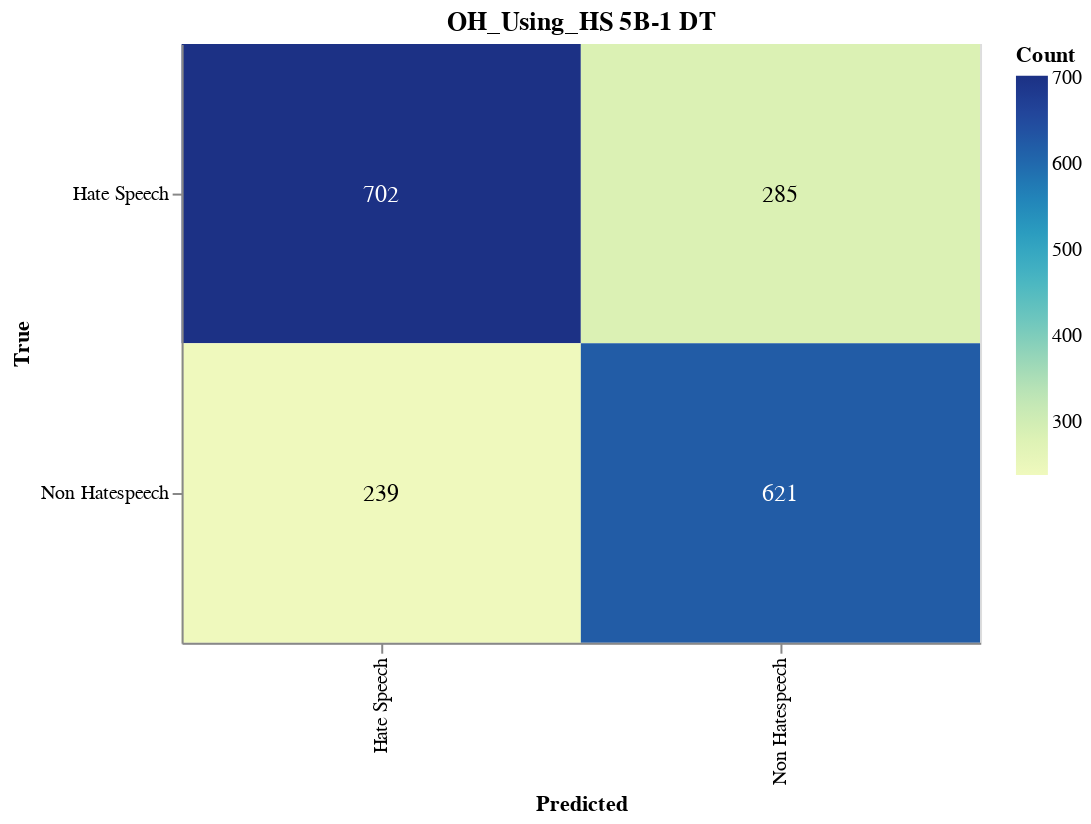

Write notebook code for a chart like this one.
### Markdown cell above
#### Save Confusion Matrix

### Code cell
import altair as alt
import pandas as pd
from sklearn.metrics import confusion_matrix

# Calculate the confusion matrix
cm = confusion_matrix(true_labels, adjusted_predictions)

# Define class names
class_names = ['Hate Speech', 'Non Hatespeech']

# Convert confusion matrix to DataFrame
cm_df = pd.DataFrame(cm, index=class_names, columns=class_names).reset_index().melt(id_vars='index')
cm_df.columns = ['True', 'Predicted', 'Count']

# Ensure the order of categories
cm_df['True'] = pd.Categorical(cm_df['True'], categories=class_names, ordered=True)
cm_df['Predicted'] = pd.Categorical(cm_df['Predicted'], categories=class_names, ordered=True)

# Create the Altair plot
heatmap = alt.Chart(cm_df).mark_rect().encode(
    x=alt.X('Predicted:O', sort=class_names),
    y=alt.Y('True:O', sort=class_names),
    color='Count:Q',
    tooltip=['True', 'Predicted', 'Count']
).properties(
    width=400,
    height=300,
    title='OH_Using_HS 5B-1 DT'
)

# Add text labels
text = heatmap.mark_text(
    align='center',
    baseline='middle',
    fontSize=12
).encode(
    text='Count:Q',
    color=alt.condition(
        alt.datum.Count > cm.max() / 2,
        alt.value('white'),
        alt.value('black')
    )
)

# Combine heatmap and text
final_chart = heatmap + text

# Display the plot
final_chart.show()

### Figure 1 — Vega-Lite specification as saved in the notebook (floating-point values rounded to 4 significant figures)
{"config": {"view": {"continuousWidth": 300, "continuousHeight": 300}}, "layer": [{"mark": {"type": "rect"}, "encoding": {"color": {"field": "Count", "type": "quantitative"}, "tooltip": [{"field": "True", "type": "ordinal"}, {"field": "Predicted", "type": "ordinal"}, {"field": "Count", "type": "quantitative"}], "x": {"field": "Predicted", "sort": ["Hate Speech", "Non Hatespeech"], "type": "ordinal"}, "y": {"field": "True", "sort": ["Hate Speech", "Non Hatespeech"], "type": "ordinal"}}, "title": "OH_Using_HS 5B-1 DT"}, {"mark": {"type": "text", "align": "center", "baseline": "middle", "fontSize": 12}, "encoding": {"color": {"condition": {"test": "(datum.Count > 351.0)", "value": "white"}, "value": "black"}, "text": {"field": "Count", "type": "quantitative"}, "tooltip": [{"field": "True", "type": "ordinal"}, {"field": "Predicted", "type": "ordinal"}, {"field": "Count", "type": "quantitative"}], "x": {"field": "Predicted", "sort": ["Hate Speech", "Non Hatespeech"], "type": "ordinal"}, "y": {"field": "True", "sort": ["Hate Speech", "Non Hatespeech"], "type": "ordinal"}}, "title": "OH_Using_HS 5B-1 DT"}], "data": {"name": "data-a2d0b8395cb994ace9e022c0b8f3997e"}, "height": 300, "width": 400, "$schema": "https://vega.github.io/schema/vega-lite/v5.17.0.json", "datasets": {"data-a2d0b8395cb994ace9e022c0b8f3997e": [{"True": "Hate Speech", "Predicted": "Hate Speech", "Count": 702}, {"True": "Non Hatespeech", "Predicted": "Hate Speech", "Count": 239}, {"True": "Hate Speech", "Predicted": "Non Hatespeech", "Count": 285}, {"True": "Non Hatespeech", "Predicted": "Non Hatespeech", "Count": 621}]}}
